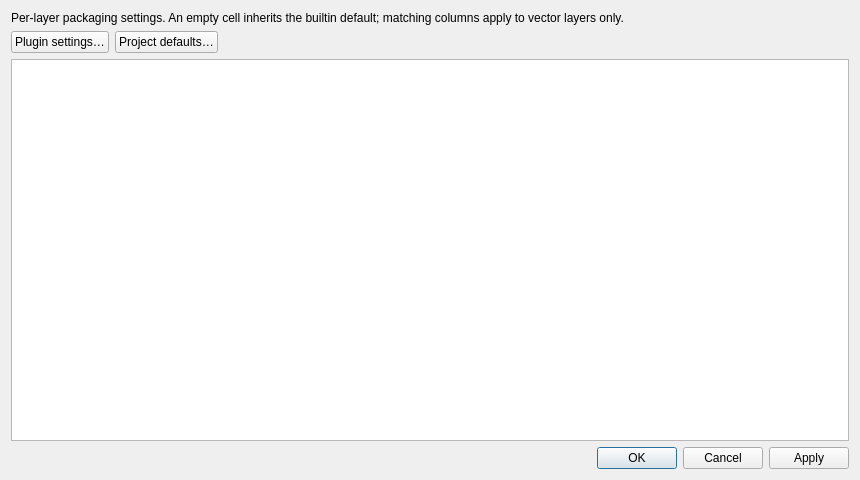
<?xml version="1.0" encoding="UTF-8"?>
<ui version="4.0">
 <class>dlg_stratified_packager_layers_table</class>
 <widget class="QDialog" name="dlg_stratified_packager_layers_table">
  <property name="geometry">
   <rect>
    <x>0</x>
    <y>0</y>
    <width>860</width>
    <height>480</height>
   </rect>
  </property>
  <property name="windowTitle">
   <string>Stratified Packager - Configure layers</string>
  </property>
  <layout class="QVBoxLayout" name="verticalLayout">
   <item>
    <widget class="QLabel" name="lbl_header">
     <property name="text">
      <string>Per-layer packaging settings. An empty cell inherits the builtin default; matching columns apply to vector layers only.</string>
     </property>
     <property name="wordWrap">
      <bool>true</bool>
     </property>
    </widget>
   </item>
   <item>
    <layout class="QHBoxLayout" name="links_layout">
     <item>
      <widget class="QPushButton" name="btn_plugin_settings">
       <property name="text">
        <string>Plugin settings…</string>
       </property>
      </widget>
     </item>
     <item>
      <widget class="QPushButton" name="btn_project_defaults">
       <property name="text">
        <string>Project defaults…</string>
       </property>
      </widget>
     </item>
     <item>
      <spacer name="links_spacer">
       <property name="orientation">
        <enum>Qt::Horizontal</enum>
       </property>
       <property name="sizeHint" stdset="0">
        <size>
         <width>40</width>
         <height>20</height>
        </size>
       </property>
      </spacer>
     </item>
    </layout>
   </item>
   <item>
    <widget class="QTableWidget" name="table">
     <property name="alternatingRowColors">
      <bool>true</bool>
     </property>
     <property name="selectionBehavior">
      <enum>QAbstractItemView::SelectRows</enum>
     </property>
    </widget>
   </item>
   <item>
    <widget class="QDialogButtonBox" name="button_box">
     <property name="standardButtons">
      <set>QDialogButtonBox::Apply|QDialogButtonBox::Cancel|QDialogButtonBox::Ok</set>
     </property>
    </widget>
   </item>
  </layout>
 </widget>
 <resources/>
 <connections/>
</ui>
